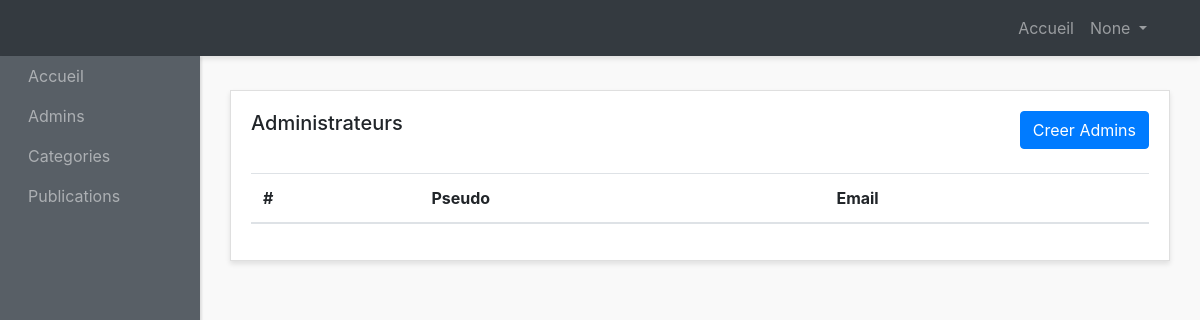
/AdminsList/, run on an earlier commit of the app's database.
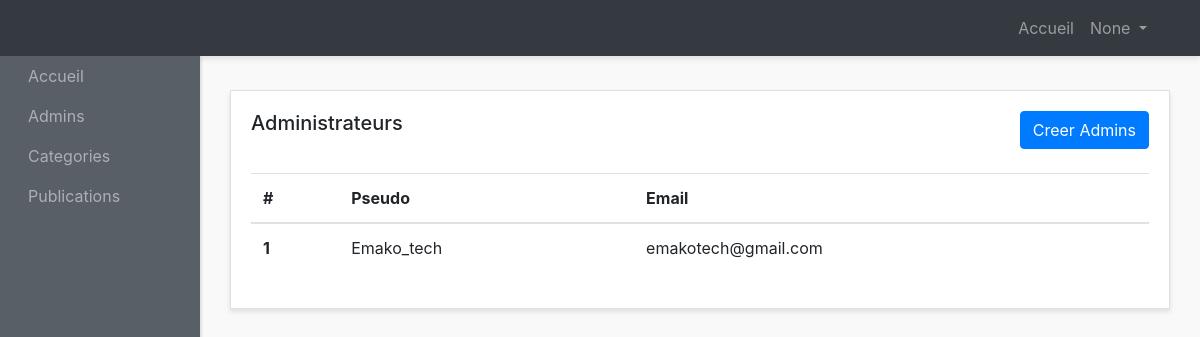
And on a later commit of the database.
### website/models.py (models this page shows)
class Admins(models.Model):
    pseudo = models.CharField(max_length=50, unique=True)  # Utilisation de CharField pour le pseudo
    email = models.EmailField()
    password = models.CharField(max_length=100)  # Utilisation de CharField pour le mot de passe
    role = models.CharField(max_length=20, default="Admin")  # Limiter la longueur du rôle
    avatar = models.ImageField(null=True, blank=True, upload_to='img/')  # Ajout d'un champ pour l'avatar
    activated = models.BooleanField(default=True)  # Par défaut, l'administrateur n'est pas activé
    description= models.TextField(null=False, default='JE suis un membre anonyme du forum')

### website/views.py (the view)
# urls.py: path('AdminsList/',views.AdminsList, name="AdminsList"),
def AdminsList(request):
    emailAd= request.session.get("Admin_pseudo")
    adm= Admins.objects.all()
    return render(request, "admin-panel/admins/admins.html", context={"admin":adm,"pseudo":emailAd})

### forum/templates/admin-panel/admins/admins.html (shortened to what this page needs)
{% load static %}
<!DOCTYPE html>
<html lang="en">
<head>
    <link href="http://maxcdn.bootstrapcdn.com/bootstrap/4.0.0/css/bootstrap.min.css" rel="stylesheet">
    <link href="{% static 'style.css' %}" rel="stylesheet">
</head>
<body>
<div id="wrapper">
    <nav class="navbar header-top fixed-top navbar-expand-lg  navbar-dark bg-dark">
      <div class="container">
      <div class="collapse navbar-collapse" id="navbarText">
        <ul class="navbar-nav side-nav" >
          <li class="nav-item">
            <a class="nav-link" style="margin-left: 20px;" href="{% url 'AdminIndex' %}">Accueil
            </a>
          </li>
          <li class="nav-item">
            <a class="nav-link" href="{% url 'AdminsList' %}" style="margin-left: 20px;">Admins</a>
          </li>
          <li class="nav-item">
            <a class="nav-link" href="{% url 'AdminCategory' %}"  style="margin-left: 20px;">Categories</a>
          </li>
          <li class="nav-item">
            <a class="nav-link" href="{% url 'postedTopic' %}"  style="margin-left: 20px;">Publications</a>
          </li>
        </ul>
        <ul class="navbar-nav ml-md-auto d-md-flex">
          <li class="nav-item">
            <a class="nav-link" href="{% url 'AdminIndex' %}">Accueil
            </a>
          </li>
          <li class="nav-item dropdown">
            <a class="nav-link  dropdown-toggle" href="#" id="navbarDropdown" role="button" data-toggle="dropdown" aria-haspopup="true" aria-expanded="false">
              {{ pseudo }}
            </a>
          </li>
        </ul>
      </div>
    </div>
    </nav>
    <div class="container-fluid">
          <div class="row">
        <div class="col">
          <div class="card">
            <div class="card-body">
              <h5 class="card-title mb-4 d-inline">Administrateurs</h5>
             <a  href="{% url 'ADDAdmin' %}" class="btn btn-primary mb-4 text-center float-right">Creer Admins</a>
              <table class="table">
                <thead>
                  <tr>
                    <th scope="col">#</th>
                    <th scope="col">Pseudo</th>
                    <th scope="col">Email</th>
                  </tr>
                </thead>
                <tbody>
                  {% if admin %}
                  {% for adm in admin %}
                  <tr>
                    <th scope="row">1</th>
                    <td>{{adm.pseudo}}</td>
                    <td>{{adm.email}}</td>
                  </tr>
                  {% endfor %}
                  {% endif %}
                </tbody>
              </table>
            </div>
          </div>
        </div>
      </div>
  </div>
</body>
</html>

What changed in the data, as far as the page shows it:
added Admins: pseudo "Emako_tech", email "emakotech@gmail.com"
